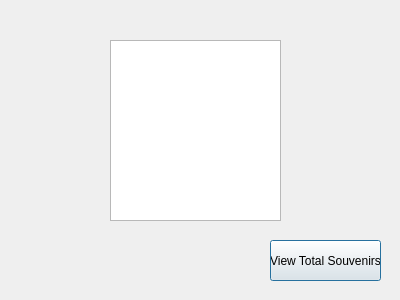
<?xml version="1.0" encoding="UTF-8"?>
<ui version="4.0">
 <class>displaydream</class>
 <widget class="QDialog" name="displaydream">
  <property name="geometry">
   <rect>
    <x>0</x>
    <y>0</y>
    <width>400</width>
    <height>300</height>
   </rect>
  </property>
  <property name="windowTitle">
   <string>Dialog</string>
  </property>
  <widget class="QTableWidget" name="tableWidget">
   <property name="geometry">
    <rect>
     <x>110</x>
     <y>40</y>
     <width>171</width>
     <height>181</height>
    </rect>
   </property>
   <property name="editTriggers">
    <set>QAbstractItemView::NoEditTriggers</set>
   </property>
  </widget>
  <widget class="QPushButton" name="pushButton">
   <property name="geometry">
    <rect>
     <x>270</x>
     <y>240</y>
     <width>111</width>
     <height>41</height>
    </rect>
   </property>
   <property name="text">
    <string>View Total Souvenirs</string>
   </property>
  </widget>
 </widget>
 <resources/>
 <connections/>
</ui>
